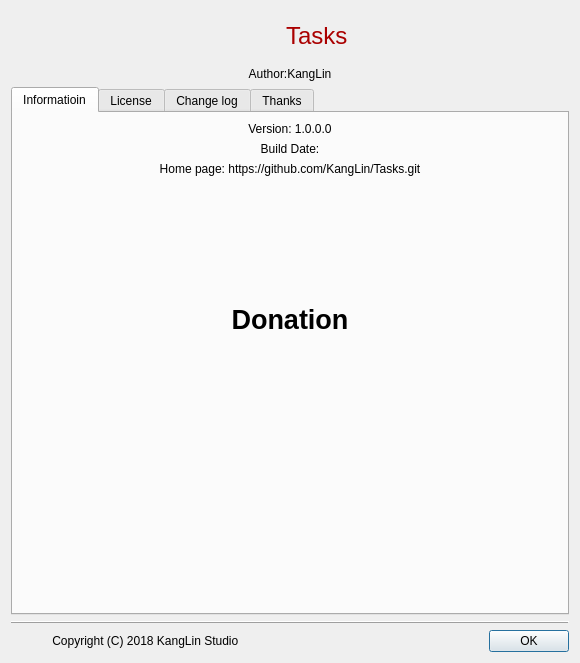
<?xml version="1.0" encoding="UTF-8"?>
<ui version="4.0">
 <class>CDlgAbout</class>
 <widget class="QDialog" name="CDlgAbout">
  <property name="geometry">
   <rect>
    <x>0</x>
    <y>0</y>
    <width>580</width>
    <height>663</height>
   </rect>
  </property>
  <property name="sizePolicy">
   <sizepolicy hsizetype="Expanding" vsizetype="Expanding">
    <horstretch>0</horstretch>
    <verstretch>0</verstretch>
   </sizepolicy>
  </property>
  <property name="windowTitle">
   <string>About</string>
  </property>
  <layout class="QGridLayout" name="gridLayout">
   <item row="1" column="1">
    <widget class="QLabel" name="lbAuthor">
     <property name="text">
      <string>Author:KangLin</string>
     </property>
     <property name="alignment">
      <set>Qt::AlignCenter</set>
     </property>
     <property name="wordWrap">
      <bool>true</bool>
     </property>
    </widget>
   </item>
   <item row="2" column="1">
    <widget class="QTabWidget" name="tabWidget">
     <property name="sizePolicy">
      <sizepolicy hsizetype="Expanding" vsizetype="Expanding">
       <horstretch>0</horstretch>
       <verstretch>0</verstretch>
      </sizepolicy>
     </property>
     <property name="styleSheet">
      <string notr="true"/>
     </property>
     <property name="currentIndex">
      <number>0</number>
     </property>
     <widget class="QWidget" name="Information">
      <property name="sizePolicy">
       <sizepolicy hsizetype="Preferred" vsizetype="Expanding">
        <horstretch>0</horstretch>
        <verstretch>0</verstretch>
       </sizepolicy>
      </property>
      <attribute name="title">
       <string>Informatioin</string>
      </attribute>
      <layout class="QGridLayout" name="gridLayout_5">
       <item row="3" column="0">
        <spacer name="verticalSpacer">
         <property name="orientation">
          <enum>Qt::Vertical</enum>
         </property>
         <property name="sizeHint" stdset="0">
          <size>
           <width>20</width>
           <height>40</height>
          </size>
         </property>
        </spacer>
       </item>
       <item row="0" column="0">
        <widget class="QLabel" name="lbVersion">
         <property name="sizePolicy">
          <sizepolicy hsizetype="Expanding" vsizetype="Preferred">
           <horstretch>0</horstretch>
           <verstretch>0</verstretch>
          </sizepolicy>
         </property>
         <property name="text">
          <string>Version: 1.0.0.0</string>
         </property>
         <property name="textFormat">
          <enum>Qt::PlainText</enum>
         </property>
         <property name="alignment">
          <set>Qt::AlignCenter</set>
         </property>
         <property name="wordWrap">
          <bool>true</bool>
         </property>
        </widget>
       </item>
       <item row="1" column="0">
        <widget class="QLabel" name="lbDate">
         <property name="sizePolicy">
          <sizepolicy hsizetype="Expanding" vsizetype="Preferred">
           <horstretch>0</horstretch>
           <verstretch>0</verstretch>
          </sizepolicy>
         </property>
         <property name="text">
          <string>Build Date:</string>
         </property>
         <property name="alignment">
          <set>Qt::AlignCenter</set>
         </property>
         <property name="wordWrap">
          <bool>true</bool>
         </property>
        </widget>
       </item>
       <item row="2" column="0">
        <widget class="QLabel" name="lbHome">
         <property name="sizePolicy">
          <sizepolicy hsizetype="Expanding" vsizetype="Preferred">
           <horstretch>0</horstretch>
           <verstretch>0</verstretch>
          </sizepolicy>
         </property>
         <property name="text">
          <string>Home page: https://github.com/KangLin/Tasks.git</string>
         </property>
         <property name="alignment">
          <set>Qt::AlignCenter</set>
         </property>
         <property name="wordWrap">
          <bool>true</bool>
         </property>
         <property name="openExternalLinks">
          <bool>true</bool>
         </property>
        </widget>
       </item>
       <item row="6" column="0">
        <layout class="QHBoxLayout" name="horizontalLayout_3">
         <item>
          <spacer name="horizontalSpacer_11">
           <property name="orientation">
            <enum>Qt::Horizontal</enum>
           </property>
           <property name="sizeHint" stdset="0">
            <size>
             <width>40</width>
             <height>20</height>
            </size>
           </property>
          </spacer>
         </item>
         <item>
          <layout class="QVBoxLayout" name="verticalLayout_2">
           <item>
            <widget class="QLabel" name="label_6">
             <property name="sizePolicy">
              <sizepolicy hsizetype="Preferred" vsizetype="Preferred">
               <horstretch>0</horstretch>
               <verstretch>0</verstretch>
              </sizepolicy>
             </property>
             <property name="text">
              <string/>
             </property>
             <property name="pixmap">
              <pixmap resource="../../Src/Resource/Resource.qrc">:/icon/Contribute</pixmap>
             </property>
             <property name="scaledContents">
              <bool>true</bool>
             </property>
             <property name="alignment">
              <set>Qt::AlignCenter</set>
             </property>
             <property name="wordWrap">
              <bool>false</bool>
             </property>
            </widget>
           </item>
          </layout>
         </item>
         <item>
          <spacer name="horizontalSpacer_12">
           <property name="orientation">
            <enum>Qt::Horizontal</enum>
           </property>
           <property name="sizeHint" stdset="0">
            <size>
             <width>40</width>
             <height>20</height>
            </size>
           </property>
          </spacer>
         </item>
        </layout>
       </item>
       <item row="7" column="0">
        <spacer name="verticalSpacer_2">
         <property name="orientation">
          <enum>Qt::Vertical</enum>
         </property>
         <property name="sizeHint" stdset="0">
          <size>
           <width>20</width>
           <height>40</height>
          </size>
         </property>
        </spacer>
       </item>
       <item row="4" column="0">
        <widget class="QLabel" name="label_2">
         <property name="font">
          <font>
           <pointsize>20</pointsize>
           <weight>75</weight>
           <bold>true</bold>
          </font>
         </property>
         <property name="text">
          <string>Donation</string>
         </property>
         <property name="alignment">
          <set>Qt::AlignCenter</set>
         </property>
        </widget>
       </item>
       <item row="5" column="0">
        <spacer name="verticalSpacer_3">
         <property name="orientation">
          <enum>Qt::Vertical</enum>
         </property>
         <property name="sizeHint" stdset="0">
          <size>
           <width>20</width>
           <height>40</height>
          </size>
         </property>
        </spacer>
       </item>
      </layout>
     </widget>
     <widget class="QWidget" name="License">
      <attribute name="title">
       <string>License</string>
      </attribute>
      <layout class="QGridLayout" name="gridLayout_4">
       <item row="0" column="0">
        <widget class="QTextEdit" name="txtLicense">
         <property name="readOnly">
          <bool>true</bool>
         </property>
        </widget>
       </item>
      </layout>
     </widget>
     <widget class="QWidget" name="ChangeLog">
      <attribute name="title">
       <string>Change log</string>
      </attribute>
      <layout class="QGridLayout" name="gridLayout_3">
       <item row="0" column="0">
        <widget class="QTextEdit" name="txtChange">
         <property name="readOnly">
          <bool>true</bool>
         </property>
        </widget>
       </item>
      </layout>
     </widget>
     <widget class="QWidget" name="Thinks">
      <attribute name="title">
       <string>Thanks</string>
      </attribute>
      <layout class="QGridLayout" name="gridLayout_2">
       <item row="0" column="0">
        <widget class="QTextEdit" name="txtThinks">
         <property name="readOnly">
          <bool>true</bool>
         </property>
        </widget>
       </item>
      </layout>
     </widget>
    </widget>
   </item>
   <item row="3" column="1">
    <widget class="QFrame" name="frame">
     <property name="frameShape">
      <enum>QFrame::HLine</enum>
     </property>
     <property name="frameShadow">
      <enum>QFrame::Raised</enum>
     </property>
    </widget>
   </item>
   <item row="0" column="1">
    <layout class="QHBoxLayout" name="horizontalLayout">
     <item>
      <spacer name="horizontalSpacer">
       <property name="orientation">
        <enum>Qt::Horizontal</enum>
       </property>
       <property name="sizeHint" stdset="0">
        <size>
         <width>40</width>
         <height>20</height>
        </size>
       </property>
      </spacer>
     </item>
     <item>
      <widget class="QLabel" name="lblLogo">
       <property name="sizePolicy">
        <sizepolicy hsizetype="Fixed" vsizetype="Fixed">
         <horstretch>0</horstretch>
         <verstretch>0</verstretch>
        </sizepolicy>
       </property>
       <property name="minimumSize">
        <size>
         <width>48</width>
         <height>48</height>
        </size>
       </property>
       <property name="maximumSize">
        <size>
         <width>48</width>
         <height>48</height>
        </size>
       </property>
       <property name="textFormat">
        <enum>Qt::PlainText</enum>
       </property>
       <property name="pixmap">
        <pixmap resource="../../Src/Resource/Resource.qrc">:/icon/App</pixmap>
       </property>
       <property name="scaledContents">
        <bool>true</bool>
       </property>
       <property name="alignment">
        <set>Qt::AlignRight|Qt::AlignTrailing|Qt::AlignVCenter</set>
       </property>
       <property name="wordWrap">
        <bool>false</bool>
       </property>
      </widget>
     </item>
     <item>
      <widget class="QLabel" name="lblName">
       <property name="sizePolicy">
        <sizepolicy hsizetype="Preferred" vsizetype="Preferred">
         <horstretch>0</horstretch>
         <verstretch>0</verstretch>
        </sizepolicy>
       </property>
       <property name="minimumSize">
        <size>
         <width>0</width>
         <height>50</height>
        </size>
       </property>
       <property name="maximumSize">
        <size>
         <width>16777215</width>
         <height>16777215</height>
        </size>
       </property>
       <property name="palette">
        <palette>
         <active>
          <colorrole role="WindowText">
           <brush brushstyle="SolidPattern">
            <color alpha="255">
             <red>170</red>
             <green>0</green>
             <blue>0</blue>
            </color>
           </brush>
          </colorrole>
         </active>
         <inactive>
          <colorrole role="WindowText">
           <brush brushstyle="SolidPattern">
            <color alpha="255">
             <red>170</red>
             <green>0</green>
             <blue>0</blue>
            </color>
           </brush>
          </colorrole>
         </inactive>
         <disabled>
          <colorrole role="WindowText">
           <brush brushstyle="SolidPattern">
            <color alpha="255">
             <red>120</red>
             <green>120</green>
             <blue>120</blue>
            </color>
           </brush>
          </colorrole>
         </disabled>
        </palette>
       </property>
       <property name="font">
        <font>
         <pointsize>18</pointsize>
        </font>
       </property>
       <property name="text">
        <string>Tasks</string>
       </property>
       <property name="alignment">
        <set>Qt::AlignLeading|Qt::AlignLeft|Qt::AlignVCenter</set>
       </property>
      </widget>
     </item>
     <item>
      <spacer name="horizontalSpacer_2">
       <property name="orientation">
        <enum>Qt::Horizontal</enum>
       </property>
       <property name="sizeHint" stdset="0">
        <size>
         <width>40</width>
         <height>20</height>
        </size>
       </property>
      </spacer>
     </item>
    </layout>
   </item>
   <item row="4" column="1">
    <layout class="QHBoxLayout" name="horizontalLayout_2">
     <item>
      <widget class="QLabel" name="label">
       <property name="sizePolicy">
        <sizepolicy hsizetype="Expanding" vsizetype="Preferred">
         <horstretch>0</horstretch>
         <verstretch>0</verstretch>
        </sizepolicy>
       </property>
       <property name="maximumSize">
        <size>
         <width>32</width>
         <height>32</height>
        </size>
       </property>
       <property name="text">
        <string/>
       </property>
       <property name="pixmap">
        <pixmap resource="../../Src/Resource/Resource.qrc">:/icon/CopyRight</pixmap>
       </property>
       <property name="scaledContents">
        <bool>true</bool>
       </property>
      </widget>
     </item>
     <item>
      <widget class="QLabel" name="lbCopyright">
       <property name="sizePolicy">
        <sizepolicy hsizetype="Expanding" vsizetype="Preferred">
         <horstretch>0</horstretch>
         <verstretch>0</verstretch>
        </sizepolicy>
       </property>
       <property name="text">
        <string> Copyright (C) 2018 KangLin Studio</string>
       </property>
      </widget>
     </item>
     <item>
      <widget class="QPushButton" name="pushButton">
       <property name="text">
        <string>OK</string>
       </property>
      </widget>
     </item>
    </layout>
   </item>
  </layout>
 </widget>
 <resources>
  <include location="../../Src/Resource/Resource.qrc"/>
  <include location="../../Src/Resource/Resource.qrc"/>
 </resources>
 <connections/>
</ui>
